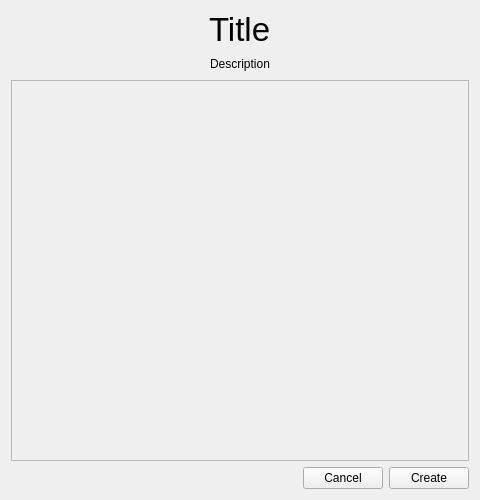
<?xml version="1.0" encoding="UTF-8"?>
<ui version="4.0">
 <class>NewRowWidget</class>
 <widget class="QWidget" name="NewRowWidget">
  <property name="geometry">
   <rect>
    <x>0</x>
    <y>0</y>
    <width>480</width>
    <height>500</height>
   </rect>
  </property>
  <property name="windowTitle">
   <string>Form</string>
  </property>
  <layout class="QVBoxLayout" name="verticalLayout_2">
   <item>
    <layout class="QHBoxLayout" name="horizontalLayout">
     <item>
      <spacer name="horizontalSpacer">
       <property name="orientation">
        <enum>Qt::Horizontal</enum>
       </property>
       <property name="sizeHint" stdset="0">
        <size>
         <width>40</width>
         <height>20</height>
        </size>
       </property>
      </spacer>
     </item>
     <item>
      <widget class="QLabel" name="labelTitle">
       <property name="font">
        <font>
         <pointsize>25</pointsize>
        </font>
       </property>
       <property name="text">
        <string>Title</string>
       </property>
      </widget>
     </item>
     <item>
      <spacer name="horizontalSpacer_2">
       <property name="orientation">
        <enum>Qt::Horizontal</enum>
       </property>
       <property name="sizeHint" stdset="0">
        <size>
         <width>40</width>
         <height>20</height>
        </size>
       </property>
      </spacer>
     </item>
    </layout>
   </item>
   <item>
    <layout class="QHBoxLayout" name="horizontalLayout_2">
     <item>
      <spacer name="horizontalSpacer_3">
       <property name="orientation">
        <enum>Qt::Horizontal</enum>
       </property>
       <property name="sizeHint" stdset="0">
        <size>
         <width>40</width>
         <height>20</height>
        </size>
       </property>
      </spacer>
     </item>
     <item>
      <widget class="QLabel" name="labelDescription">
       <property name="text">
        <string>Description</string>
       </property>
      </widget>
     </item>
     <item>
      <spacer name="horizontalSpacer_4">
       <property name="orientation">
        <enum>Qt::Horizontal</enum>
       </property>
       <property name="sizeHint" stdset="0">
        <size>
         <width>40</width>
         <height>20</height>
        </size>
       </property>
      </spacer>
     </item>
    </layout>
   </item>
   <item>
    <widget class="QScrollArea" name="scrollArea">
     <property name="styleSheet">
      <string notr="true"/>
     </property>
     <property name="frameShape">
      <enum>QFrame::StyledPanel</enum>
     </property>
     <property name="widgetResizable">
      <bool>true</bool>
     </property>
     <widget class="QWidget" name="scrollAreaWidgetContents">
      <property name="geometry">
       <rect>
        <x>0</x>
        <y>0</y>
        <width>454</width>
        <height>358</height>
       </rect>
      </property>
     </widget>
    </widget>
   </item>
   <item>
    <layout class="QHBoxLayout" name="horizontalLayout_3">
     <item>
      <spacer name="horizontalSpacer_5">
       <property name="orientation">
        <enum>Qt::Horizontal</enum>
       </property>
       <property name="sizeHint" stdset="0">
        <size>
         <width>40</width>
         <height>20</height>
        </size>
       </property>
      </spacer>
     </item>
     <item>
      <widget class="QPushButton" name="pushButtonCancel">
       <property name="text">
        <string>Cancel</string>
       </property>
      </widget>
     </item>
     <item>
      <widget class="QPushButton" name="pushButtonCreate">
       <property name="text">
        <string>Create</string>
       </property>
      </widget>
     </item>
    </layout>
   </item>
  </layout>
 </widget>
 <resources/>
 <connections/>
</ui>
